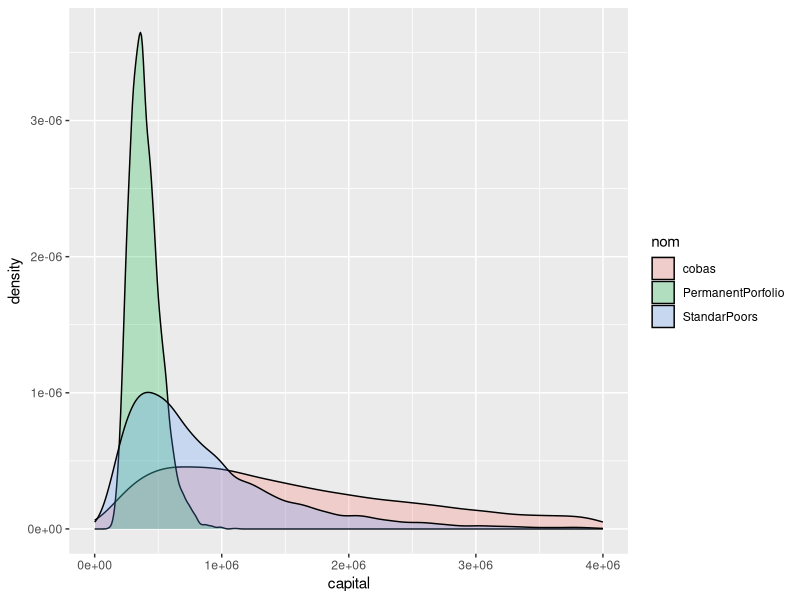

R code for this plot:
library(ggplot2)

sim_rentabilitat <- function(numero_sim,anys,capital_inicial,rentabilitat_mitja,desviacio_std){
    df_renta <- data.frame()
    for(i in 1:numero_sim){
        c_rentabilitat <- rnorm(n = anys,mean = rentabilitat_mitja, sd = desviacio_std)
        
        capital <- capital_inicial
        for(i_renta in 1:length(c_rentabilitat)){
            capital <- capital*c_rentabilitat[i_renta]
        }
        df_renta <- rbind(df_renta,c(i,capital))
    }
    colnames(df_renta) <- c("sim","capital")
    return(df_renta)
}

df_cobas <- sim_rentabilitat(10000,30,30000,1.16,0.20)
df_SP <- sim_rentabilitat(10000,30,30000,1.12,0.15)
df_PP <- sim_rentabilitat(10000,30,30000,1.09,0.06)

df_cobas$nom <- "cobas"
df_SP$nom <- "StandarPoors"
df_PP$nom <- "PermanentPorfolio"

df_compara <- rbind(df_cobas,df_SP,df_PP)

ggplot(data = df_compara,aes(x = capital, fill = nom)) + geom_density(alpha=0.25) + xlim(c(0,4*10^6))
